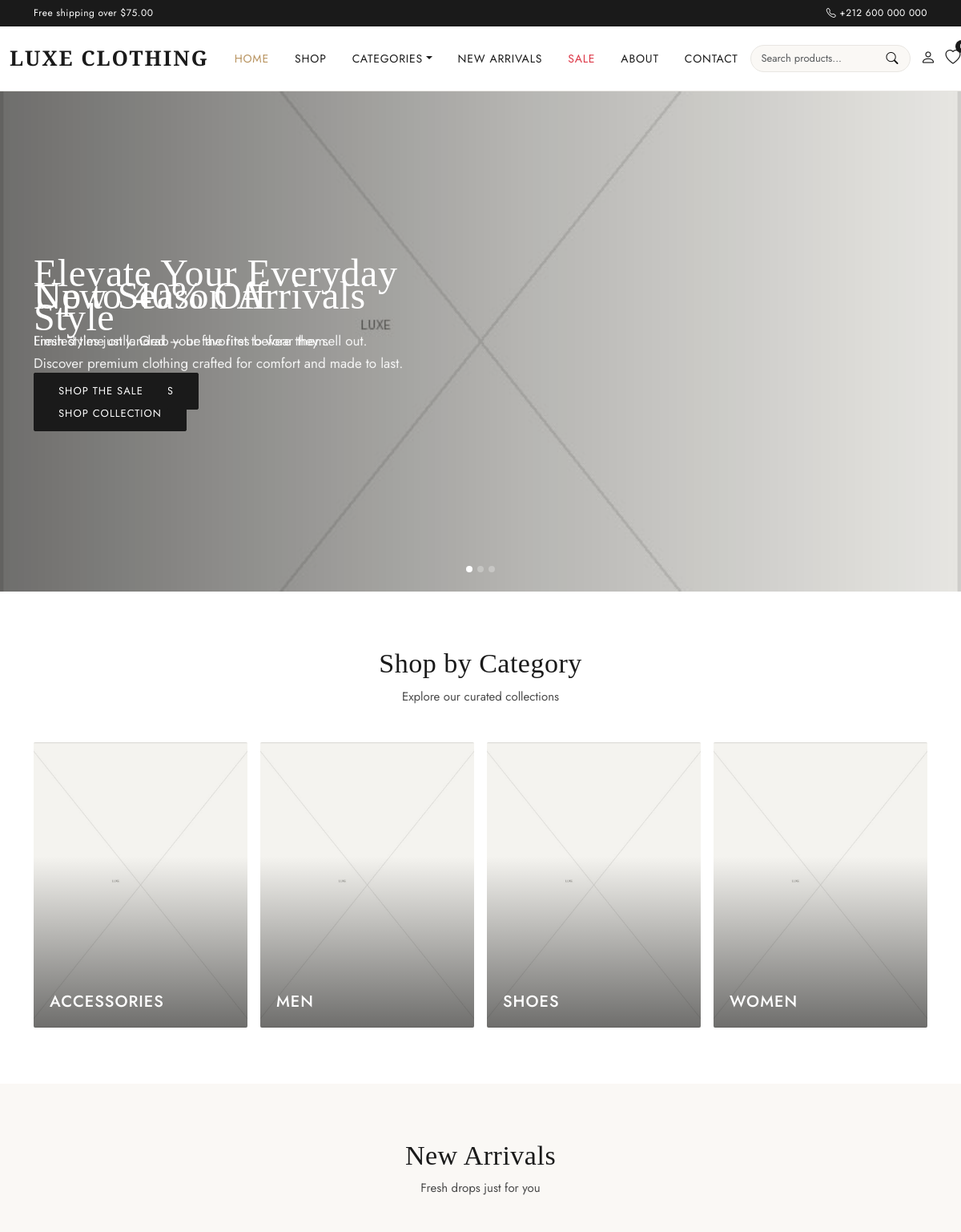
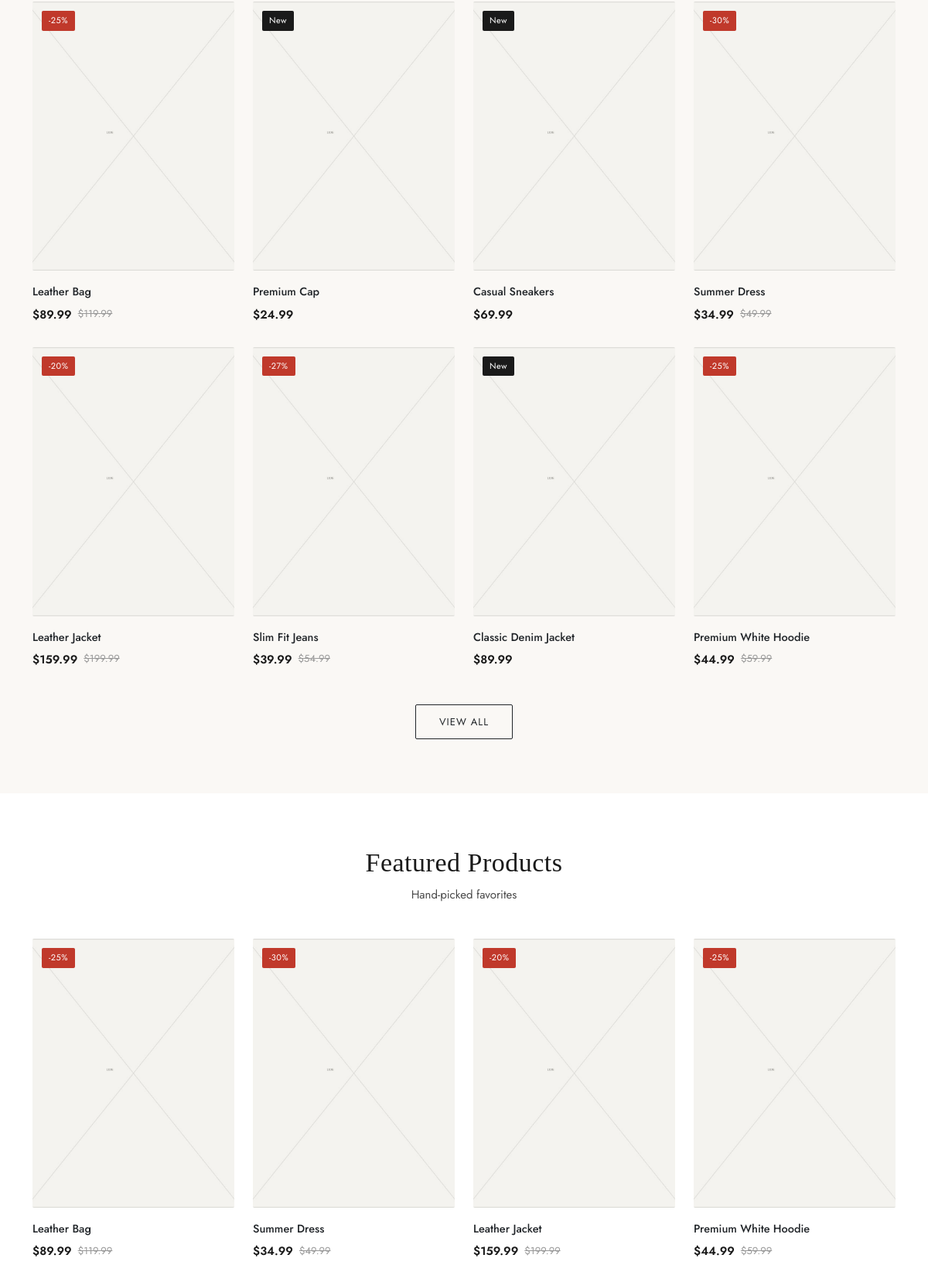
The page / (upper part) on the database its author committed (2 pictures, top to bottom).
### tables this page shows
CREATE TABLE hero_slides (
    id INT AUTO_INCREMENT PRIMARY KEY,
    title VARCHAR(200) NOT NULL,
    subtitle VARCHAR(255) DEFAULT NULL,
    button_text VARCHAR(50) DEFAULT NULL,
    button_link VARCHAR(255) DEFAULT NULL,
    image VARCHAR(255) DEFAULT NULL,
    sort_order INT NOT NULL DEFAULT 0,
    status ENUM('active','inactive') NOT NULL DEFAULT 'active',
    created_at DATETIME NOT NULL DEFAULT CURRENT_TIMESTAMP
);

CREATE TABLE categories (
    id INT AUTO_INCREMENT PRIMARY KEY,
    name VARCHAR(100) NOT NULL,
    slug VARCHAR(150) NOT NULL UNIQUE,
    description TEXT,
    image VARCHAR(255) DEFAULT NULL,
    status ENUM('active','inactive') NOT NULL DEFAULT 'active',
    created_at DATETIME NOT NULL DEFAULT CURRENT_TIMESTAMP,
    INDEX idx_categories_slug (slug),
    INDEX idx_categories_status (status)
);

CREATE TABLE products (
    id INT AUTO_INCREMENT PRIMARY KEY,
    category_id INT NOT NULL,
    name VARCHAR(200) NOT NULL,
    slug VARCHAR(220) NOT NULL UNIQUE,
    description TEXT,
    short_description VARCHAR(500),
    price DECIMAL(10,2) NOT NULL,
    sale_price DECIMAL(10,2) DEFAULT NULL,
    sku VARCHAR(100) NOT NULL UNIQUE,
    stock INT NOT NULL DEFAULT 0,
    featured_image VARCHAR(255) DEFAULT NULL,
    status ENUM('active','inactive') NOT NULL DEFAULT 'active',
    featured TINYINT(1) NOT NULL DEFAULT 0,
    created_at DATETIME NOT NULL DEFAULT CURRENT_TIMESTAMP,
    updated_at DATETIME NOT NULL DEFAULT CURRENT_TIMESTAMP ON UPDATE CURRENT_TIMESTAMP,
    FOREIGN KEY (category_id) REFERENCES categories(id) ON DELETE RESTRICT,
    INDEX idx_products_slug (slug),
    INDEX idx_products_category (category_id),
    INDEX idx_products_status (status),
    INDEX idx_products_featured (featured),
    INDEX idx_products_created (created_at),
    FULLTEXT INDEX ft_products_search (name, description, short_description)
);

### config/database.php (called while the page is built, shortened)
<?php
function getDB(): PDO
{
    static $pdo = null;
    if ($pdo === null) {
        $dsn = 'mysql:host=' . DB_HOST . ';dbname=' . DB_NAME . ';charset=' . DB_CHARSET;
        $options = [
            PDO::ATTR_ERRMODE            => PDO::ERRMODE_EXCEPTION,
            PDO::ATTR_DEFAULT_FETCH_MODE => PDO::FETCH_ASSOC,
            PDO::ATTR_EMULATE_PREPARES   => false,
        ];
        try {
            $pdo = new PDO($dsn, DB_USER, DB_PASS, $options);
        } catch (PDOException $e) {
            error_log('DB Connection Error: ' . $e->getMessage());
            http_response_code(500);
            die('A database error occurred. Please try again later.');
        }
    }
    return $pdo;
}

### includes/functions.php (called while the page is built, shortened)
<?php
require_once __DIR__ . '/../config/database.php';
function e(?string $value): string
{
    return htmlspecialchars($value ?? '', ENT_QUOTES, 'UTF-8');
}
function getSettings(): array
{
    static $settings = null;
    if ($settings !== null) {
        return $settings;
    }
    $settings = [];
    try {
        $stmt = getDB()->query('SELECT setting_key, setting_value FROM settings');
        foreach ($stmt->fetchAll() as $row) {
            $settings[$row['setting_key']] = $row['setting_value'];
        }
    } catch (Exception $e) {
        error_log('Settings load error: ' . $e->getMessage());
    }
    return $settings;
}
function setting(string $key, $default = '')
{
    $settings = getSettings();
    return $settings[$key] ?? $default;
}
function formatPrice(float $amount): string
{
    return setting('currency_symbol', '$') . number_format($amount, 2);
}
function productDisplayPrice(array $product): array
{
    $price = (float)$product['price'];
    $sale  = $product['sale_price'] !== null ? (float)$product['sale_price'] : null;
    $hasSale = $sale !== null && $sale > 0 && $sale < $price;
    $discount = $hasSale ? round((($price - $sale) / $price) * 100) : 0;
    return [
        'price'     => $price,
        'sale'      => $hasSale ? $sale : null,
        'final'     => $hasSale ? $sale : $price,
        'has_sale'  => $hasSale,
        'discount'  => $discount,
    ];
}
function productImageUrl(?string $filename): string
{
    return UPLOAD_URL . '/products/' . $filename;
}
function categoryImageUrl(?string $filename): string
{
    if (empty($filename)) {
        return BASE_URL . '/assets/images/placeholder.jpg';
    }
    return UPLOAD_URL . '/categories/' . $filename;
}
function getHeroSlides(): array
{
    try {
        return getDB()->query("SELECT * FROM hero_slides WHERE status = 'active' ORDER BY sort_order ASC, id ASC")->fetchAll();
    } catch (Exception $e) {
        return [];
    }
}
function heroSlideImageUrl(?string $filename): string
{
    return UPLOAD_URL . '/slides/' . $filename;
}

### includes/product-functions.php (the view, shortened to what this page needs)
<?php
function renderProductCard(array $p, array $wishlistIds = []): void
{
    $priceInfo = productDisplayPrice($p);
    $isNew = strtotime($p['created_at']) > strtotime('-21 days');
    ?>
    <div class="col-6 col-md-4 col-lg-3">
      <div class="product-card">
        <div class="product-img-wrap">
          <a href="<?= BASE_URL ?>/product.php?slug=<?= e($p['slug']) ?>">
            <img src="<?= e(productImageUrl($p['featured_image'])) ?>" alt="<?= e($p['name']) ?>" loading="lazy">
          </a>
          <?php if ($priceInfo['has_sale']): ?>
            <span class="badge-sale">-<?= $priceInfo['discount'] ?>%</span>
          <?php elseif ($isNew): ?>
            <span class="badge-new">New</span>
          <?php endif; ?>
        </div>
        <div class="product-info">
          <div class="product-name"><a href="<?= BASE_URL ?>/product.php?slug=<?= e($p['slug']) ?>" class="text-dark"><?= e($p['name']) ?></a></div>
          <?php if ($p['stock'] <= 0): ?>
            <span class="out-of-stock-label">Out of Stock</span>
          <?php else: ?>
          <div class="price-row">
            <span class="price-current"><?= formatPrice($priceInfo['final']) ?></span>
            <?php if ($priceInfo['has_sale']): ?><span class="price-old"><?= formatPrice($priceInfo['price']) ?></span><?php endif; ?>
          </div>
          <?php endif; ?>
        </div>
      </div>
    </div>
    <?php
}

### index.php (shortened to what this page needs)
<?php
require_once __DIR__ . '/includes/functions.php';
$pdo = getDB();
$heroSlides = getHeroSlides();
$categories = $pdo->query("SELECT * FROM categories WHERE status='active' ORDER BY name LIMIT 4")->fetchAll();
$newArrivals = $pdo->query("SELECT * FROM products WHERE status='active' ORDER BY created_at DESC LIMIT 8")->fetchAll();
$featured = $pdo->query("SELECT * FROM products WHERE status='active' AND featured=1 ORDER BY created_at DESC LIMIT 8")->fetchAll();
$saleProducts = $pdo->query("SELECT * FROM products WHERE status='active' AND sale_price IS NOT NULL AND sale_price > 0 AND sale_price < price ORDER BY created_at DESC LIMIT 8")->fetchAll();
require_once __DIR__ . '/includes/product-functions.php';
require_once __DIR__ . '/includes/header.php';
?>
<?php if ($heroSlides): ?>
<section class="hero-slider">
  <div id="heroCarousel" class="carousel slide" data-bs-ride="carousel" data-bs-interval="5500">
    <?php if (count($heroSlides) > 1): ?>
    <div class="carousel-indicators">
      <?php foreach ($heroSlides as $i => $slide): ?>
      <button type="button" data-bs-target="#heroCarousel" data-bs-slide-to="<?= $i ?>" class="<?= $i === 0 ? 'active' : '' ?>" aria-current="<?= $i === 0 ? 'true' : 'false' ?>"></button>
      <?php endforeach; ?>
    </div>
    <?php endif; ?>
    <div class="carousel-inner">
      <?php foreach ($heroSlides as $i => $slide): ?>
      <div class="carousel-item <?= $i === 0 ? 'active' : '' ?>" style="background-image:url('<?= e(heroSlideImageUrl($slide['image'])) ?>')">
        <div class="hero-slide-overlay"></div>
        <div class="container hero-slide-content">
          <div class="row">
            <div class="col-lg-6">
              <h1><?= e($slide['title']) ?></h1>
              <?php if ($slide['subtitle']): ?><p><?= e($slide['subtitle']) ?></p><?php endif; ?>
              <?php if ($slide['button_text']): ?>
              <a href="<?= e(BASE_URL . '/' . ltrim($slide['button_link'] ?: 'shop.php', '/')) ?>" class="btn btn-dark"><?= e($slide['button_text']) ?></a>
              <?php endif; ?>
            </div>
          </div>
        </div>
      </div>
      <?php endforeach; ?>
    </div>
  </div>
</section>
<?php endif; ?>
<section class="section">
  <div class="container">
    <div class="section-title">
      <h2>Shop by Category</h2>
      <p>Explore our curated collections</p>
    </div>
    <div class="row g-3">
      <?php foreach ($categories as $cat): ?>
      <div class="col-6 col-lg-3">
        <a href="<?= BASE_URL ?>/category.php?slug=<?= e($cat['slug']) ?>" class="category-card">
          <img src="<?= e(categoryImageUrl($cat['image'])) ?>" alt="<?= e($cat['name']) ?>" loading="lazy">
          <div class="overlay"><h5><?= e($cat['name']) ?></h5></div>
        </a>
      </div>
      <?php endforeach; ?>
    </div>
  </div>
</section>
<?php if ($newArrivals): ?>
<section class="section" style="background:var(--cream)">
  <div class="container">
    <div class="section-title"><h2>New Arrivals</h2><p>Fresh drops just for you</p></div>
    <div class="row">
      <?php foreach ($newArrivals as $p) renderProductCard($p, $wishlistIds); ?>
    </div>
    <div class="text-center mt-3"><a href="<?= BASE_URL ?>/shop.php?sort=newest" class="btn btn-outline-dark">View All</a></div>
  </div>
</section>
<?php endif; ?>
<?php if ($featured): ?>
<section class="section">
  <div class="container">
    <div class="section-title"><h2>Featured Products</h2><p>Hand-picked favorites</p></div>
    <div class="row">
      <?php foreach ($featured as $p) renderProductCard($p, $wishlistIds); ?>
    </div>
  </div>
</section>
<?php endif; ?>
<?php require_once __DIR__ . '/includes/footer.php'; ?>

### assets/css/style.css (style rules this page uses)
:root { --ink: #1a1a1a; --ink-soft: #4a4a4a; --paper: #ffffff; --cream: #faf8f5; --line: #e8e6e2; --accent: #b8935f; --sale: #c0392b; --radius: 2px; --font-body: 'Jost', sans-serif; --font-display: 'Playfair Display', serif; }
html, body { max-width: 100%; overflow-x: hidden; }
* { box-sizing: border-box; }
body { font-family: var(--font-body); color: var(--ink); background: var(--paper); font-size: 15px; line-height: 1.6; }
a { text-decoration: none; color: inherit; }
h1, h2, h3, .brand-logo { font-family: var(--font-display); letter-spacing: .5px; }
.hero-slider .carousel-item { height: 78vh; min-height: 420px; max-height: 720px; background-size: cover; background-position: center; position: relative; display: flex; align-items: center; }
.hero-slide-overlay { position: absolute; inset: 0; background: linear-gradient(90deg, rgba(0,0,0,.55) 0%, rgba(0,0,0,.25) 55%, rgba(0,0,0,.05) 100%); }
.hero-slide-content { position: relative; z-index: 2; color: #fff; }
.hero-slide-content h1 { font-size: 48px; line-height: 1.15; margin-bottom: 16px; color: #fff; }
.hero-slide-content p { font-size: 17px; max-width: 480px; margin-bottom: 26px; color: rgba(255,255,255,.9); }
.hero-slider .carousel-indicators { margin-bottom: 24px; }
.hero-slider .carousel-indicators [data-bs-target] { width: 8px; height: 8px; border-radius: 50%; background: rgba(255,255,255,.55); border: none; }
.hero-slider .carousel-indicators .active { background: #fff; }
.btn-dark { background: var(--ink); border-color: var(--ink); border-radius: var(--radius); padding: 12px 30px; text-transform: uppercase; letter-spacing: 1px; font-size: 13px; }
.btn-outline-dark { border-radius: var(--radius); text-transform: uppercase; letter-spacing: 1px; font-size: 13px; padding: 12px 30px; }
.section { padding: 70px 0; }
.section-title { text-align: center; margin-bottom: 45px; }
.section-title h2 { font-size: 34px; margin-bottom: 8px; }
.section-title p { color: var(--ink-soft); }
.category-card { position: relative; overflow: hidden; border-radius: var(--radius); display: block; aspect-ratio: 3/4; background: var(--cream); }
.category-card img { width: 100%; height: 100%; object-fit: cover; transition: transform .5s ease; }
.category-card .overlay { position: absolute; inset: 0; background: linear-gradient(0deg, rgba(0,0,0,.55), transparent 60%); display: flex; align-items: flex-end; padding: 20px; color: #fff; }
.category-card .overlay h5 { margin: 0; text-transform: uppercase; letter-spacing: 1px; }
.product-card { position: relative; margin-bottom: 30px; }
.product-card .product-img-wrap { position: relative; overflow: hidden; border-radius: var(--radius); background: var(--cream); aspect-ratio: 3/4; }
.product-card .product-img-wrap img { width: 100%; height: 100%; object-fit: cover; transition: transform .5s ease, opacity .3s ease; }
.product-card .badge-sale { position: absolute; top: 12px; left: 12px; background: var(--sale); color: #fff; font-size: 11px; padding: 4px 9px; border-radius: 2px; letter-spacing: .5px; }
.product-card .badge-new { position: absolute; top: 12px; left: 12px; background: var(--ink); color: #fff; font-size: 11px; padding: 4px 9px; border-radius: 2px; letter-spacing: .5px; }
.product-card .product-info { padding-top: 12px; }
.product-card .product-name { font-size: 14.5px; font-weight: 500; margin: 3px 0 6px; }
.product-card .price-row { display: flex; align-items: center; gap: 8px; }
.price-current { font-weight: 600; }
.price-old { color: #999; text-decoration: line-through; font-size: 13px; }
html, body { width: 100%; max-width: 100%; overflow-x: hidden; }

### rows shown on the page
hero_slides: image (placeholder picture), title "Elevate Your Everyday Style", subtitle "Discover premium clothing crafted for comfort and made to last.", button_text "SHOP COLLECTION"
hero_slides: image (placeholder picture), title "New Season Arrivals", subtitle "Fresh styles just landed — be the first to wear them."
hero_slides: image (placeholder picture), title "Up to 40% Off", subtitle "Limited time only. Grab your favorites before they sell out.", button_text "SHOP THE SALE"
categories: name "ACCESSORIES"
categories: name "MEN"
categories: name "SHOES"
categories: name "WOMEN"
products: featured_image (placeholder picture), price+sale_price "25", name "Leather Bag", formatPrice($priceInfo['final']) "$89.99", formatPrice($priceInfo['price']) "$119.99"
products: featured_image (placeholder picture), shows "New", name "Premium Cap", price "$24.99"
products: featured_image (placeholder picture), shows "New", name "Casual Sneakers", price "$69.99"
products: featured_image (placeholder picture), price+sale_price "30", name "Summer Dress", formatPrice($priceInfo['final']) "$34.99", formatPrice($priceInfo['price']) "$49.99"
products: featured_image (placeholder picture), price+sale_price "20", name "Leather Jacket", formatPrice($priceInfo['final']) "$159.99", formatPrice($priceInfo['price']) "$199.99"
products: featured_image (placeholder picture), price+sale_price "27", name "Slim Fit Jeans", formatPrice($priceInfo['final']) "$39.99", formatPrice($priceInfo['price']) "$54.99"
products: featured_image (placeholder picture), shows "New", name "Classic Denim Jacket", price "$89.99"
products: featured_image (placeholder picture), price+sale_price "25", name "Premium White Hoodie", formatPrice($priceInfo['final']) "$44.99", formatPrice($priceInfo['price']) "$59.99"

### other values the page prints
formatPrice((float)setting('free_shipping_threshold', 75)) "$75.00"
setting('phone', '') "+212 600 000 000"
setting('store_name', 'LUXE') "LUXE CLOTHING"
